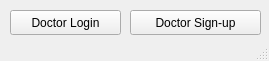
<?xml version="1.0" encoding="UTF-8"?>
<ui version="4.0">
 <class>DoctorWindow</class>
 <widget class="QMainWindow" name="DoctorWindow">
  <property name="geometry">
   <rect>
    <x>0</x>
    <y>0</y>
    <width>269</width>
    <height>61</height>
   </rect>
  </property>
  <property name="windowTitle">
   <string>MainWindow</string>
  </property>
  <widget class="QWidget" name="centralwidget">
   <widget class="QPushButton" name="pushButton">
    <property name="geometry">
     <rect>
      <x>10</x>
      <y>10</y>
      <width>111</width>
      <height>25</height>
     </rect>
    </property>
    <property name="text">
     <string>Doctor Login</string>
    </property>
   </widget>
   <widget class="QPushButton" name="pushButton_2">
    <property name="geometry">
     <rect>
      <x>130</x>
      <y>10</y>
      <width>131</width>
      <height>25</height>
     </rect>
    </property>
    <property name="text">
     <string>Doctor Sign-up</string>
    </property>
   </widget>
  </widget>
  <widget class="QStatusBar" name="statusbar"/>
 </widget>
 <resources/>
 <connections/>
</ui>
